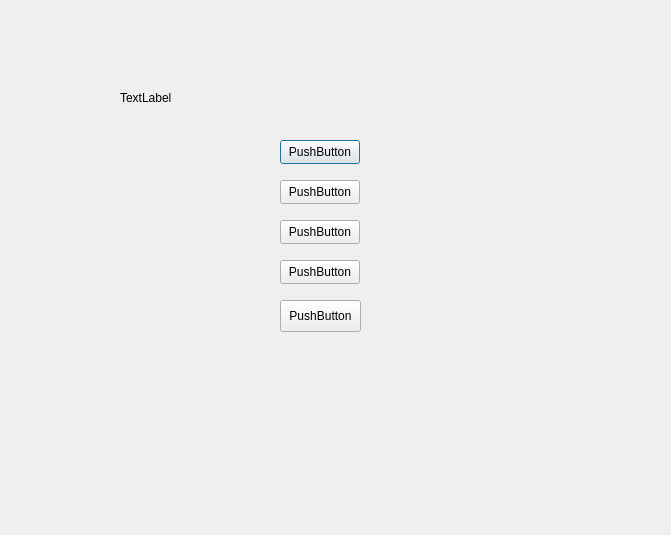
<?xml version="1.0" encoding="UTF-8"?>
<ui version="4.0">
 <class>studentAccountPage</class>
 <widget class="QDialog" name="studentAccountPage">
  <property name="geometry">
   <rect>
    <x>0</x>
    <y>0</y>
    <width>671</width>
    <height>535</height>
   </rect>
  </property>
  <property name="windowTitle">
   <string>Dialog</string>
  </property>
  <widget class="QLabel" name="loginLabel">
   <property name="geometry">
    <rect>
     <x>120</x>
     <y>90</y>
     <width>60</width>
     <height>16</height>
    </rect>
   </property>
   <property name="text">
    <string>TextLabel</string>
   </property>
  </widget>
  <widget class="QPushButton" name="accountInfoButton">
   <property name="geometry">
    <rect>
     <x>280</x>
     <y>140</y>
     <width>80</width>
     <height>24</height>
    </rect>
   </property>
   <property name="text">
    <string>PushButton</string>
   </property>
  </widget>
  <widget class="QPushButton" name="libraryBooksButton">
   <property name="geometry">
    <rect>
     <x>280</x>
     <y>180</y>
     <width>80</width>
     <height>24</height>
    </rect>
   </property>
   <property name="text">
    <string>PushButton</string>
   </property>
  </widget>
  <widget class="QPushButton" name="transactionButton">
   <property name="geometry">
    <rect>
     <x>280</x>
     <y>220</y>
     <width>80</width>
     <height>24</height>
    </rect>
   </property>
   <property name="text">
    <string>PushButton</string>
   </property>
  </widget>
  <widget class="QPushButton" name="accountDebtButton">
   <property name="geometry">
    <rect>
     <x>280</x>
     <y>260</y>
     <width>80</width>
     <height>24</height>
    </rect>
   </property>
   <property name="text">
    <string>PushButton</string>
   </property>
  </widget>
  <widget class="QPushButton" name="logout">
   <property name="geometry">
    <rect>
     <x>280</x>
     <y>300</y>
     <width>81</width>
     <height>32</height>
    </rect>
   </property>
   <property name="text">
    <string>PushButton</string>
   </property>
  </widget>
 </widget>
 <resources/>
 <connections/>
</ui>
